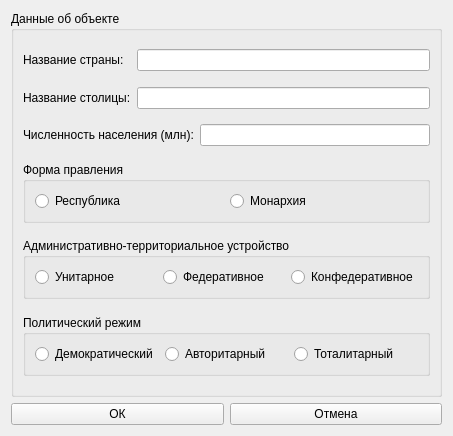
<?xml version="1.0" encoding="UTF-8"?>
<ui version="4.0">
 <class>AddingMenu</class>
 <widget class="QWidget" name="AddingMenu">
  <property name="geometry">
   <rect>
    <x>0</x>
    <y>0</y>
    <width>453</width>
    <height>436</height>
   </rect>
  </property>
  <property name="windowTitle">
   <string>Form</string>
  </property>
  <layout class="QGridLayout" name="gridLayout">
   <item row="1" column="0">
    <widget class="QPushButton" name="okButton">
     <property name="text">
      <string>ОК</string>
     </property>
    </widget>
   </item>
   <item row="1" column="1">
    <widget class="QPushButton" name="cancelButton">
     <property name="text">
      <string>Отмена</string>
     </property>
    </widget>
   </item>
   <item row="0" column="0" colspan="2">
    <widget class="QGroupBox" name="groupBox">
     <property name="sizePolicy">
      <sizepolicy hsizetype="Preferred" vsizetype="Preferred">
       <horstretch>0</horstretch>
       <verstretch>0</verstretch>
      </sizepolicy>
     </property>
     <property name="title">
      <string>Данные об объекте</string>
     </property>
     <layout class="QGridLayout" name="gridLayout_2">
      <item row="4" column="1">
       <spacer name="verticalSpacer_2">
        <property name="orientation">
         <enum>Qt::Vertical</enum>
        </property>
        <property name="sizeHint" stdset="0">
         <size>
          <width>20</width>
          <height>40</height>
         </size>
        </property>
       </spacer>
      </item>
      <item row="10" column="0">
       <spacer name="verticalSpacer_6">
        <property name="orientation">
         <enum>Qt::Vertical</enum>
        </property>
        <property name="sizeHint" stdset="0">
         <size>
          <width>20</width>
          <height>40</height>
         </size>
        </property>
       </spacer>
      </item>
      <item row="3" column="0">
       <widget class="QLabel" name="label_2">
        <property name="text">
         <string>Название столицы:</string>
        </property>
       </widget>
      </item>
      <item row="3" column="1" colspan="2">
       <widget class="QLineEdit" name="lineEdit_2">
        <property name="sizePolicy">
         <sizepolicy hsizetype="Expanding" vsizetype="Fixed">
          <horstretch>0</horstretch>
          <verstretch>0</verstretch>
         </sizepolicy>
        </property>
       </widget>
      </item>
      <item row="1" column="1" colspan="2">
       <widget class="QLineEdit" name="lineEdit">
        <property name="sizePolicy">
         <sizepolicy hsizetype="Expanding" vsizetype="Fixed">
          <horstretch>0</horstretch>
          <verstretch>0</verstretch>
         </sizepolicy>
        </property>
       </widget>
      </item>
      <item row="2" column="1">
       <spacer name="verticalSpacer">
        <property name="orientation">
         <enum>Qt::Vertical</enum>
        </property>
        <property name="sizeHint" stdset="0">
         <size>
          <width>20</width>
          <height>40</height>
         </size>
        </property>
       </spacer>
      </item>
      <item row="8" column="0">
       <spacer name="verticalSpacer_5">
        <property name="orientation">
         <enum>Qt::Vertical</enum>
        </property>
        <property name="sizeHint" stdset="0">
         <size>
          <width>20</width>
          <height>40</height>
         </size>
        </property>
       </spacer>
      </item>
      <item row="7" column="0" colspan="3">
       <widget class="QGroupBox" name="groupBox_4">
        <property name="title">
         <string>Форма правления</string>
        </property>
        <layout class="QHBoxLayout" name="horizontalLayout_5">
         <item>
          <layout class="QHBoxLayout" name="horizontalLayout">
           <item>
            <widget class="QRadioButton" name="formRadio_1">
             <property name="text">
              <string>Республика</string>
             </property>
            </widget>
           </item>
           <item>
            <widget class="QRadioButton" name="formRadio_2">
             <property name="text">
              <string>Монархия</string>
             </property>
            </widget>
           </item>
          </layout>
         </item>
        </layout>
       </widget>
      </item>
      <item row="9" column="0" colspan="3">
       <widget class="QGroupBox" name="groupBox_3">
        <property name="title">
         <string>Административно-территориальное устройство</string>
        </property>
        <layout class="QHBoxLayout" name="horizontalLayout_4">
         <item>
          <layout class="QHBoxLayout" name="horizontalLayout_2">
           <item>
            <widget class="QRadioButton" name="admRadio_1">
             <property name="text">
              <string>Унитарное</string>
             </property>
            </widget>
           </item>
           <item>
            <widget class="QRadioButton" name="admRadio_2">
             <property name="text">
              <string>Федеративное</string>
             </property>
            </widget>
           </item>
           <item>
            <widget class="QRadioButton" name="admRadio_3">
             <property name="text">
              <string>Конфедеративное</string>
             </property>
            </widget>
           </item>
          </layout>
         </item>
        </layout>
       </widget>
      </item>
      <item row="0" column="0">
       <spacer name="verticalSpacer_4">
        <property name="orientation">
         <enum>Qt::Vertical</enum>
        </property>
        <property name="sizeHint" stdset="0">
         <size>
          <width>20</width>
          <height>40</height>
         </size>
        </property>
       </spacer>
      </item>
      <item row="1" column="0">
       <widget class="QLabel" name="label">
        <property name="text">
         <string>Название страны:</string>
        </property>
       </widget>
      </item>
      <item row="11" column="0" colspan="3">
       <widget class="QGroupBox" name="groupBox_2">
        <property name="title">
         <string>Политический режим</string>
        </property>
        <layout class="QHBoxLayout" name="horizontalLayout_6">
         <item>
          <layout class="QHBoxLayout" name="horizontalLayout_3">
           <item>
            <widget class="QRadioButton" name="regimeRadio_1">
             <property name="text">
              <string>Демократический</string>
             </property>
            </widget>
           </item>
           <item>
            <widget class="QRadioButton" name="regimeRadio_2">
             <property name="text">
              <string>Авторитарный</string>
             </property>
            </widget>
           </item>
           <item>
            <widget class="QRadioButton" name="regimeRadio_3">
             <property name="text">
              <string>Тоталитарный</string>
             </property>
            </widget>
           </item>
          </layout>
         </item>
        </layout>
       </widget>
      </item>
      <item row="5" column="0" colspan="2">
       <widget class="QLabel" name="label_3">
        <property name="text">
         <string>Численность населения (млн):</string>
        </property>
       </widget>
      </item>
      <item row="6" column="0">
       <spacer name="verticalSpacer_3">
        <property name="orientation">
         <enum>Qt::Vertical</enum>
        </property>
        <property name="sizeHint" stdset="0">
         <size>
          <width>20</width>
          <height>40</height>
         </size>
        </property>
       </spacer>
      </item>
      <item row="5" column="2">
       <widget class="QLineEdit" name="lineEdit_3">
        <property name="sizePolicy">
         <sizepolicy hsizetype="Expanding" vsizetype="Fixed">
          <horstretch>0</horstretch>
          <verstretch>0</verstretch>
         </sizepolicy>
        </property>
       </widget>
      </item>
      <item row="12" column="0">
       <spacer name="verticalSpacer_7">
        <property name="orientation">
         <enum>Qt::Vertical</enum>
        </property>
        <property name="sizeHint" stdset="0">
         <size>
          <width>20</width>
          <height>40</height>
         </size>
        </property>
       </spacer>
      </item>
     </layout>
    </widget>
   </item>
  </layout>
 </widget>
 <resources/>
 <connections/>
</ui>
